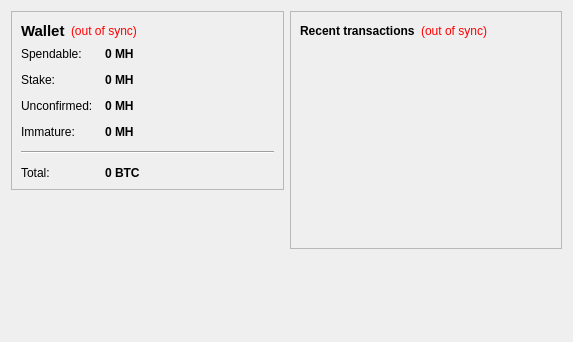
<?xml version="1.0" encoding="UTF-8"?>
<ui version="4.0">
 <class>OverviewPage</class>
 <widget class="QWidget" name="OverviewPage">
  <property name="geometry">
   <rect>
    <x>0</x>
    <y>0</y>
    <width>573</width>
    <height>342</height>
   </rect>
  </property>
  <property name="windowTitle">
   <string>Form</string>
  </property>
  <layout class="QHBoxLayout" name="horizontalLayout" stretch="1,1">
   <item>
    <layout class="QVBoxLayout" name="verticalLayout_2">
     <item>
      <widget class="QFrame" name="frame">
       <property name="frameShape">
        <enum>QFrame::StyledPanel</enum>
       </property>
       <property name="frameShadow">
        <enum>QFrame::Raised</enum>
       </property>
       <layout class="QVBoxLayout" name="verticalLayout_4">
        <item>
         <layout class="QHBoxLayout" name="horizontalLayout_4">
          <item>
           <widget class="QLabel" name="label_5">
            <property name="font">
             <font>
              <pointsize>11</pointsize>
              <weight>75</weight>
              <bold>true</bold>
             </font>
            </property>
            <property name="text">
             <string>Wallet</string>
            </property>
           </widget>
          </item>
          <item>
           <widget class="QLabel" name="labelWalletStatus">
            <property name="toolTip">
             <string>The displayed information may be out of date. Your wallet automatically synchronizes with the MinersHeavenCoin network after a connection is established, but this process has not completed yet.</string>
            </property>
            <property name="styleSheet">
             <string notr="true">QLabel { color: red; }</string>
            </property>
            <property name="text">
             <string notr="true">(out of sync)</string>
            </property>
            <property name="alignment">
             <set>Qt::AlignLeading|Qt::AlignLeft|Qt::AlignVCenter</set>
            </property>
           </widget>
          </item>
          <item>
           <spacer name="horizontalSpacer_2">
            <property name="orientation">
             <enum>Qt::Horizontal</enum>
            </property>
            <property name="sizeHint" stdset="0">
             <size>
              <width>40</width>
              <height>20</height>
             </size>
            </property>
           </spacer>
          </item>
         </layout>
        </item>
        <item>
         <layout class="QFormLayout" name="formLayout_2">
          <property name="fieldGrowthPolicy">
           <enum>QFormLayout::AllNonFixedFieldsGrow</enum>
          </property>
          <property name="horizontalSpacing">
           <number>12</number>
          </property>
          <property name="verticalSpacing">
           <number>12</number>
          </property>
          <item row="0" column="0">
           <widget class="QLabel" name="label">
            <property name="text">
             <string>Spendable:</string>
            </property>
           </widget>
          </item>
          <item row="0" column="1">
           <widget class="QLabel" name="labelBalance">
            <property name="font">
             <font>
              <weight>75</weight>
              <bold>true</bold>
             </font>
            </property>
            <property name="cursor">
             <cursorShape>IBeamCursor</cursorShape>
            </property>
            <property name="toolTip">
             <string>Your current spendable balance</string>
            </property>
            <property name="text">
             <string notr="true">0 MH</string>
            </property>
            <property name="textInteractionFlags">
             <set>Qt::LinksAccessibleByMouse|Qt::TextSelectableByKeyboard|Qt::TextSelectableByMouse</set>
            </property>
           </widget>
          </item>
          <item row="1" column="0">
           <widget class="QLabel" name="label_6">
            <property name="text">
             <string>Stake:</string>
            </property>
           </widget>
          </item>
          <item row="1" column="1">
           <widget class="QLabel" name="labelStake">
            <property name="font">
             <font>
              <weight>75</weight>
              <bold>true</bold>
             </font>
            </property>
            <property name="cursor">
             <cursorShape>IBeamCursor</cursorShape>
            </property>
            <property name="toolTip">
             <string>Total of coins that was staked, and do not yet count toward the current balance</string>
            </property>
            <property name="text">
             <string notr="true">0 MH</string>
            </property>
            <property name="textInteractionFlags">
             <set>Qt::LinksAccessibleByMouse|Qt::TextSelectableByKeyboard|Qt::TextSelectableByMouse</set>
            </property>
           </widget>
          </item>
          <item row="2" column="0">
           <widget class="QLabel" name="label_3">
            <property name="text">
             <string>Unconfirmed:</string>
            </property>
           </widget>
          </item>
          <item row="2" column="1">
           <widget class="QLabel" name="labelUnconfirmed">
            <property name="font">
             <font>
              <weight>75</weight>
              <bold>true</bold>
             </font>
            </property>
            <property name="cursor">
             <cursorShape>IBeamCursor</cursorShape>
            </property>
            <property name="toolTip">
             <string>Total of transactions that have yet to be confirmed, and do not yet count toward the current balance</string>
            </property>
            <property name="text">
             <string notr="true">0 MH</string>
            </property>
            <property name="textInteractionFlags">
             <set>Qt::LinksAccessibleByMouse|Qt::TextSelectableByKeyboard|Qt::TextSelectableByMouse</set>
            </property>
           </widget>
          </item>
          <item row="3" column="0">
           <widget class="QLabel" name="labelImmatureText">
            <property name="text">
             <string>Immature:</string>
            </property>
           </widget>
          </item>
          <item row="3" column="1">
           <widget class="QLabel" name="labelImmature">
            <property name="font">
             <font>
              <weight>75</weight>
              <bold>true</bold>
             </font>
            </property>
            <property name="toolTip">
             <string>Mined balance that has not yet matured</string>
            </property>
            <property name="text">
             <string notr="true">0 MH</string>
            </property>
            <property name="textInteractionFlags">
             <set>Qt::LinksAccessibleByMouse|Qt::TextSelectableByKeyboard|Qt::TextSelectableByMouse</set>
            </property>
           </widget>
          </item>
          <item row="4" column="0" colspan="2">
           <widget class="Line" name="line">
            <property name="orientation">
             <enum>Qt::Horizontal</enum>
            </property>
           </widget>
          </item>
          <item row="5" column="0">
           <widget class="QLabel" name="labelTotalText">
            <property name="text">
             <string>Total:</string>
            </property>
           </widget>
          </item>
          <item row="5" column="1">
           <widget class="QLabel" name="labelTotal">
            <property name="font">
             <font>
              <weight>75</weight>
              <bold>true</bold>
             </font>
            </property>
            <property name="cursor">
             <cursorShape>IBeamCursor</cursorShape>
            </property>
            <property name="toolTip">
             <string>Your current total balance</string>
            </property>
            <property name="text">
             <string notr="true">0 BTC</string>
            </property>
            <property name="textInteractionFlags">
             <set>Qt::LinksAccessibleByMouse|Qt::TextSelectableByKeyboard|Qt::TextSelectableByMouse</set>
            </property>
           </widget>
          </item>
         </layout>
        </item>
       </layout>
      </widget>
     </item>
     <item>
      <spacer name="verticalSpacer">
       <property name="orientation">
        <enum>Qt::Vertical</enum>
       </property>
       <property name="sizeHint" stdset="0">
        <size>
         <width>20</width>
         <height>40</height>
        </size>
       </property>
      </spacer>
     </item>
    </layout>
   </item>
   <item>
    <layout class="QVBoxLayout" name="verticalLayout_3">
     <item>
      <widget class="QFrame" name="frame_2">
       <property name="frameShape">
        <enum>QFrame::StyledPanel</enum>
       </property>
       <property name="frameShadow">
        <enum>QFrame::Raised</enum>
       </property>
       <layout class="QVBoxLayout" name="verticalLayout">
        <item>
         <layout class="QHBoxLayout" name="horizontalLayout_2">
          <item>
           <widget class="QLabel" name="label_4">
            <property name="text">
             <string>&lt;b&gt;Recent transactions&lt;/b&gt;</string>
            </property>
           </widget>
          </item>
          <item>
           <widget class="QLabel" name="labelTransactionsStatus">
            <property name="toolTip">
             <string>The displayed information may be out of date. Your wallet automatically synchronizes with the MinersHeavenCoin network after a connection is established, but this process has not completed yet.</string>
            </property>
            <property name="styleSheet">
             <string notr="true">QLabel { color: red; }</string>
            </property>
            <property name="text">
             <string notr="true">(out of sync)</string>
            </property>
            <property name="alignment">
             <set>Qt::AlignRight|Qt::AlignTrailing|Qt::AlignVCenter</set>
            </property>
           </widget>
          </item>
          <item>
           <spacer name="horizontalSpacer">
            <property name="orientation">
             <enum>Qt::Horizontal</enum>
            </property>
            <property name="sizeHint" stdset="0">
             <size>
              <width>40</width>
              <height>20</height>
             </size>
            </property>
           </spacer>
          </item>
         </layout>
        </item>
        <item>
         <widget class="QListView" name="listTransactions">
          <property name="styleSheet">
           <string notr="true">QListView { background: transparent; }</string>
          </property>
          <property name="frameShape">
           <enum>QFrame::NoFrame</enum>
          </property>
          <property name="verticalScrollBarPolicy">
           <enum>Qt::ScrollBarAlwaysOff</enum>
          </property>
          <property name="horizontalScrollBarPolicy">
           <enum>Qt::ScrollBarAlwaysOff</enum>
          </property>
          <property name="selectionMode">
           <enum>QAbstractItemView::NoSelection</enum>
          </property>
         </widget>
        </item>
       </layout>
      </widget>
     </item>
     <item>
      <spacer name="verticalSpacer_2">
       <property name="orientation">
        <enum>Qt::Vertical</enum>
       </property>
       <property name="sizeHint" stdset="0">
        <size>
         <width>20</width>
         <height>40</height>
        </size>
       </property>
      </spacer>
     </item>
    </layout>
   </item>
  </layout>
 </widget>
 <resources/>
 <connections/>
</ui>
